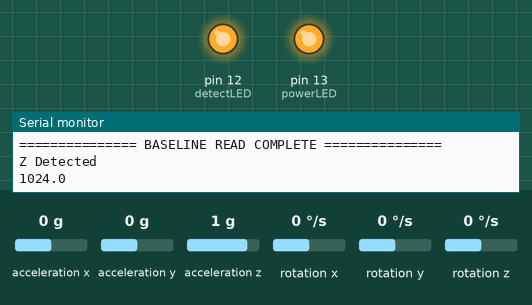
Simulated run of this sketch. Board: Arduino Uno, built with avr-gcc and run on an emulated ATmega328P. Parts: output pins drawn as LEDs (lit = HIGH), the last lines printed to the serial monitor. Dashed ring = blinking. Inputs (shaded band) come from the test bench; at power-on: acceleration z 1 g, acceleration x 0 g, acceleration y 0 g, rotation x 0 °/s, rotation y 0 °/s, rotation z 0 °/s.

Above: at 5.6 s.
5.7 s: acceleration z set to 0.8 g
At 6.5 s:
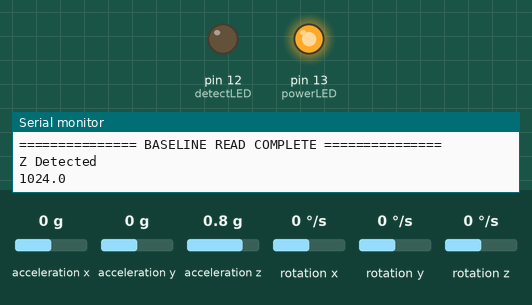
7.4 s: acceleration x set to -1.4 g
At 7.8 s:
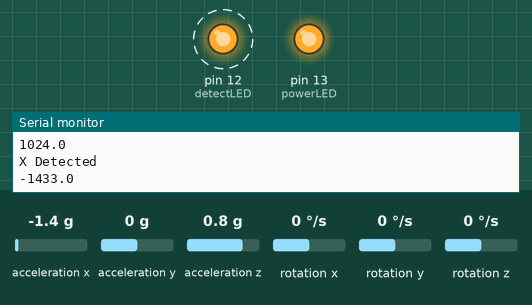
10.4 s: acceleration x set to 0 g
At 11.7 s:
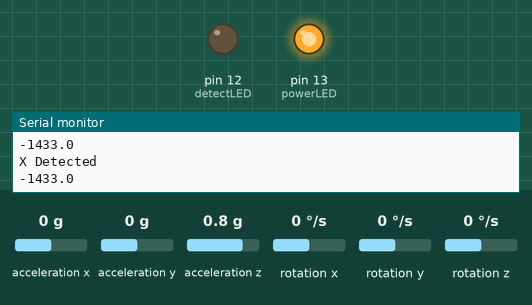
11.9 s: acceleration x set to -0.8 g
At 12.3 s:
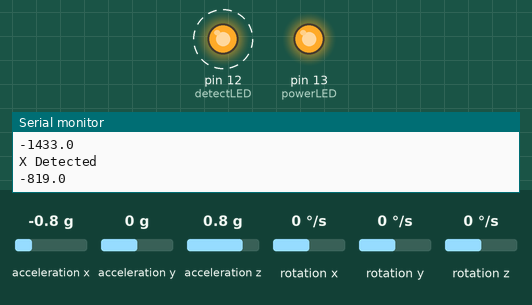
Timing chart, 0 to 15.9 s (numbered marks = the images above; inputs shaded):
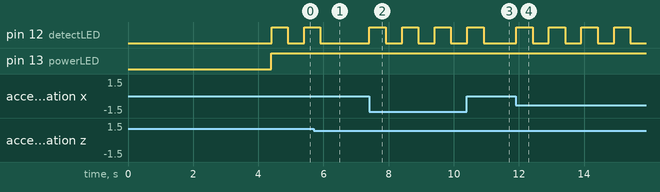

Measured:
- the behaviour switches between 1 and 0.9 g on acceleration z (found by bisection; images 0 and 1)
- after the input at 5.7 s, pin 12 (detectLED): goes on until 5.9 s, then stays LOW
- after the input at 7.4 s, pin 12 (detectLED): alternates HIGH for 0.50 s and LOW for 0.50 s, starting at once
- after the input at 10.4 s, pin 12 (detectLED): goes on until 10.9 s, then stays LOW
- after the input at 11.9 s, pin 12 (detectLED): alternates HIGH for 0.50 s and LOW for 0.50 s, starting at once

The sketch:

Accelerometer.ino
```cpp
#include <SFE_MMA8452Q.h>
#include <Accelerometer.h>
#include <Wire.h>
#include <stdio.h>
#include <stdlib.h>

Accelerometer accel;
int powerLED = 13;
int detectLED = 12;
// Default
//  Calibration Time = 1.5sec
//  Tolerance = 0.

void setup() {
// put your setup code here, to run once:
  pinMode(powerLED,OUTPUT);
  pinMode(detectLED,OUTPUT);
  Serial.begin(9600);
  accel.init();
//Set Calibration time and Tolerance here if needed
  accel.setCalibrationTime(4);
//  accel.setTol(10);
  delay(1000);
  accel.getBaseLine();
}

void loop() {
  if (accel.available()) {
    digitalWrite(powerLED, HIGH);
    digitalWrite(detectLED, LOW);
    accel.read();
//    printValues();
    if ( accel.detect() == 1 ){
          digitalWrite(detectLED, HIGH);   // turn the LED on (HIGH is the voltage level)
          delay(500);
          digitalWrite(detectLED, LOW);
          delay(500);
          digitalWrite(detectLED, HIGH);
          delay(500);
          digitalWrite(detectLED, LOW);
    }
    delay(500);
  }
}

void printValues(){
   String msg = "xVal: "; msg += accel.xVal;
   msg += "\txMin: "; msg += accel.xMin;
   msg += "\txMax: "; msg += accel.xMax;
   msg += "\nyVal:"; msg += accel.yVal;
   msg += "\tyMin: "; msg += accel.yMin;
   msg += "\tyMax: "; msg += accel.yMax;
   msg += "\nzVal: "; msg += accel.zVal;
   msg += "\tzMin: "; msg += accel.zMin;
   msg += "\tzMax: "; msg += accel.zMax;
   Serial.println(msg);
   Serial.println();
 }
```
